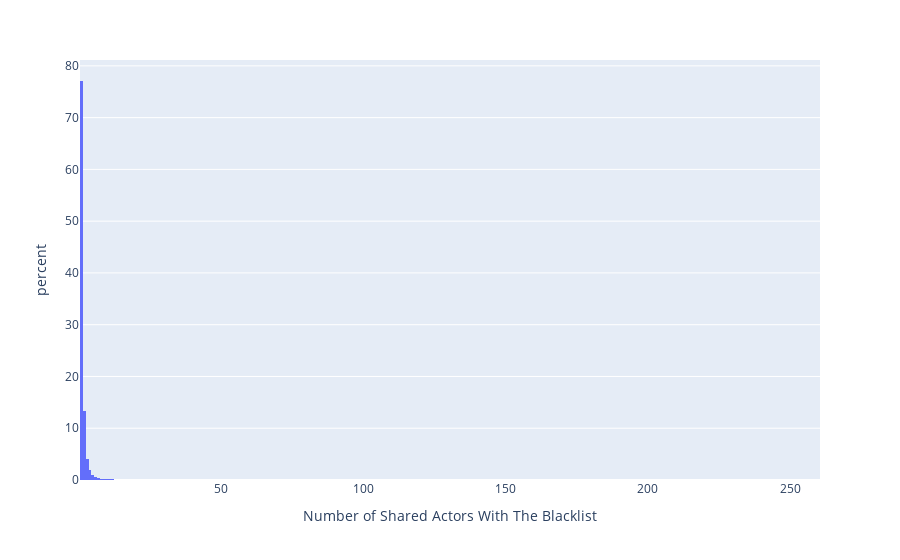

The notebook cell saved with this chart:
### Code cell
fig = px.histogram(recommendations,
                   x = "Number of Shared Actors With The Blacklist",
                   histnorm = 'percent')
fig.show()

### Figure 1 — Plotly figure (JSON) as saved in the notebook; plotly's stock layout.template omitted (floating-point values rounded to 4 significant figures; data arrays with more than 128 entries replaced by an {"elided": "..."} marker saying what was removed)
{"data": [{"alignmentgroup": "True", "bingroup": "x", "histnorm": "percent", "hovertemplate": "Number of Shared Actors With The Blacklist=%{x}<br>percent=%{y}<extra></extra>", "legendgroup": "", "marker": {"color": "#636efa", "pattern": {"shape": ""}}, "name": "", "offsetgroup": "", "orientation": "v", "showlegend": false, "type": "histogram", "x": {"elided": "10526 int values"}, "xaxis": "x", "yaxis": "y"}], "layout": {"barmode": "relative", "legend": {"tracegroupgap": 0}, "margin": {"t": 60}, "xaxis": {"anchor": "y", "domain": [0, 1], "title": {"text": "Number of Shared Actors With The Blacklist"}}, "yaxis": {"anchor": "x", "domain": [0, 1], "title": {"text": "percent"}}}}
